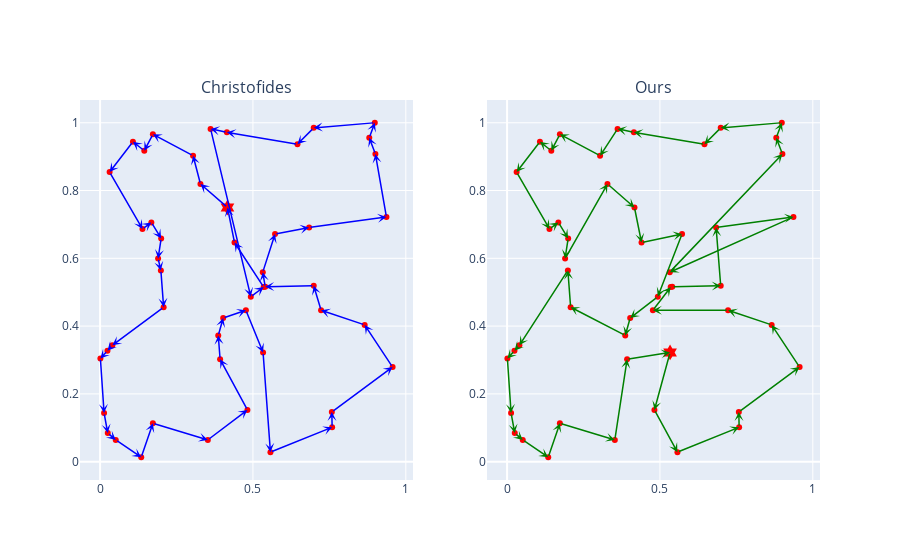
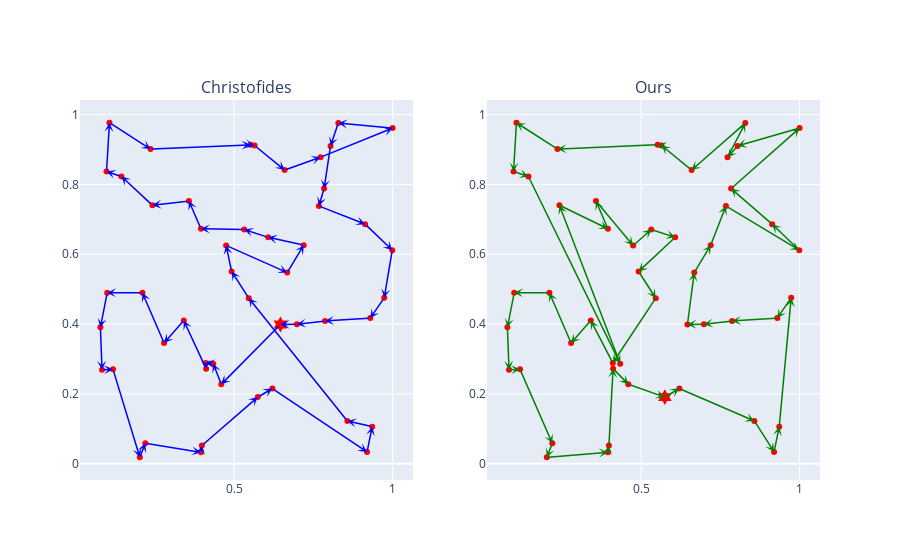
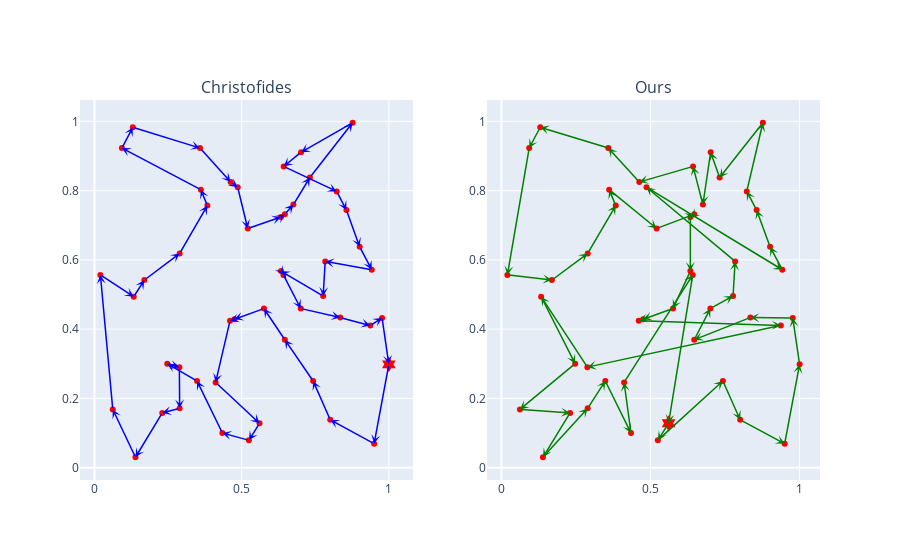
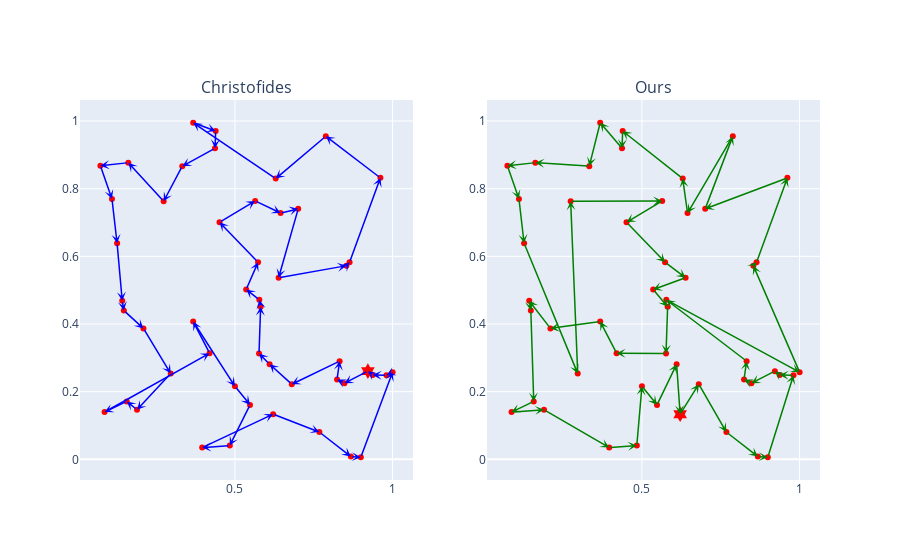

Source (notebook cell) for these figures, in order:
### Code cell
import pandas as pd
import plotly.graph_objects as go
from plotly.subplots import make_subplots

def get_tour_coords(tour, coords, n_nodes = 50):
    ret = np.zeros((n_nodes+1,2))
    for i, node in enumerate(tour):
        ret[i] = coords[node-1]
    return ret

def create_arrows(coords, color='red', xref="x", yref="y"):
    arrows = [go.layout.Annotation(dict(
                x= coords[i+1,0],
                y= coords[i+1,1],
                xref=xref, yref=yref,
                text="",
                showarrow=True,
                axref=xref, ayref=yref,
                ax= coords[i,0],
                ay= coords[i,1],
                arrowhead = 3,
                arrowwidth=1.5,
                arrowcolor=color,)
            ) for i in range(50)]
    return arrows

for g in graphs:   #grafi per cui fare il confronto
    model_input = g.coords
    with torch.no_grad():
        model_tour = model(model_input.unsqueeze(0)).tour

    nx_tour_coords = g.coords[g.get_sub_opt - 1]
    # nx_tour_coords = get_tour_coords(g.get_sub_opt, g.coords)
    model_tour_coords = g.coords[model_tour.squeeze()]

    df = pd.DataFrame(g.coords)

    nodes = go.Scatter(
        x=df[0],
        y=df[1],
        mode='markers',
        marker=dict(
            color='red'
                   )
    )

    fig = make_subplots(1, 2, subplot_titles=['Christofides', 'Ours'])
    fig.add_trace(nodes, 1, 1)
    fig.add_trace(nodes, 1, 2)



    # This doesn't work...
    # fig.update_layout(
    #     annotations=[
    #         *create_arrows(model_tour_coords, color='blue', xref='x', yref='y'),
    #         *create_arrows(nx_tour_coords, color='green', xref='x2', yref='y2')
    #     ]
    # )

    for ann in create_arrows(nx_tour_coords, color='blue', xref='x', yref='y'):
        fig.add_annotation(ann)
    for ann in create_arrows(model_tour_coords, color='green', xref='x2', yref='y2'):
        fig.add_annotation(ann)

    
    # highlight starting node
        start_nx = go.Scatter(
        x=nx_tour_coords[0:1, 0],
        y=nx_tour_coords[0:1, 1],
        mode='markers',
        marker_symbol='hexagram',
        marker=dict(
            color='red',
            size=12,
        )
    )
    start_model = go.Scatter(
        x=model_tour_coords[0:1, 0],
        y=model_tour_coords[0:1, 1],
        mode='markers',
        marker_symbol='hexagram',
        marker=dict(
            color='red',
            size=12,
        )
    )

    fig.add_trace(start_nx, 1, 1)
    fig.add_trace(start_model, 1, 2)
    
    fig.update(layout_showlegend=False)

    fig.show()
